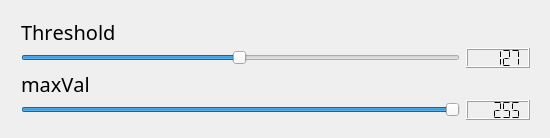
<?xml version="1.0" encoding="UTF-8"?>
<ui version="4.0">
 <class>ThresholdStepDialog</class>
 <widget class="QDialog" name="ThresholdStepDialog">
  <property name="geometry">
   <rect>
    <x>0</x>
    <y>0</y>
    <width>550</width>
    <height>138</height>
   </rect>
  </property>
  <property name="windowTitle">
   <string>ThresholdStepDialog</string>
  </property>
  <widget class="QWidget" name="layoutWidget">
   <property name="geometry">
    <rect>
     <x>10</x>
     <y>10</y>
     <width>531</width>
     <height>121</height>
    </rect>
   </property>
   <layout class="QVBoxLayout" name="verticalLayout">
    <item>
     <widget class="QLabel" name="label">
      <property name="font">
       <font>
        <family>Replica-Bold</family>
        <pointsize>15</pointsize>
        <kerning>false</kerning>
       </font>
      </property>
      <property name="text">
       <string>Threshold</string>
      </property>
     </widget>
    </item>
    <item>
     <layout class="QHBoxLayout" name="horizontalLayout">
      <item>
       <widget class="QSlider" name="thresholdSlider">
        <property name="maximum">
         <number>255</number>
        </property>
        <property name="value">
         <number>127</number>
        </property>
        <property name="orientation">
         <enum>Qt::Horizontal</enum>
        </property>
       </widget>
      </item>
      <item>
       <widget class="QLCDNumber" name="thresholdNumber">
        <property name="segmentStyle">
         <enum>QLCDNumber::Flat</enum>
        </property>
        <property name="value" stdset="0">
         <double>127.000000000000000</double>
        </property>
       </widget>
      </item>
     </layout>
    </item>
    <item>
     <widget class="QLabel" name="label_2">
      <property name="font">
       <font>
        <family>Replica-Bold</family>
        <pointsize>15</pointsize>
        <kerning>false</kerning>
       </font>
      </property>
      <property name="text">
       <string>maxVal</string>
      </property>
     </widget>
    </item>
    <item>
     <layout class="QHBoxLayout" name="horizontalLayout_2">
      <item>
       <widget class="QSlider" name="maxValSlider">
        <property name="maximum">
         <number>255</number>
        </property>
        <property name="value">
         <number>255</number>
        </property>
        <property name="orientation">
         <enum>Qt::Horizontal</enum>
        </property>
       </widget>
      </item>
      <item>
       <widget class="QLCDNumber" name="maxValNumber">
        <property name="segmentStyle">
         <enum>QLCDNumber::Flat</enum>
        </property>
        <property name="value" stdset="0">
         <double>255.000000000000000</double>
        </property>
       </widget>
      </item>
     </layout>
    </item>
   </layout>
  </widget>
 </widget>
 <layoutdefault spacing="6" margin="11"/>
 <resources/>
 <connections>
  <connection>
   <sender>thresholdSlider</sender>
   <signal>valueChanged(int)</signal>
   <receiver>thresholdNumber</receiver>
   <slot>display(int)</slot>
   <hints>
    <hint type="sourcelabel">
     <x>72</x>
     <y>86</y>
    </hint>
    <hint type="destinationlabel">
     <x>191</x>
     <y>91</y>
    </hint>
   </hints>
  </connection>
  <connection>
   <sender>maxValSlider</sender>
   <signal>valueChanged(int)</signal>
   <receiver>maxValNumber</receiver>
   <slot>display(int)</slot>
   <hints>
    <hint type="sourcelabel">
     <x>72</x>
     <y>178</y>
    </hint>
    <hint type="destinationlabel">
     <x>201</x>
     <y>171</y>
    </hint>
   </hints>
  </connection>
 </connections>
</ui>
